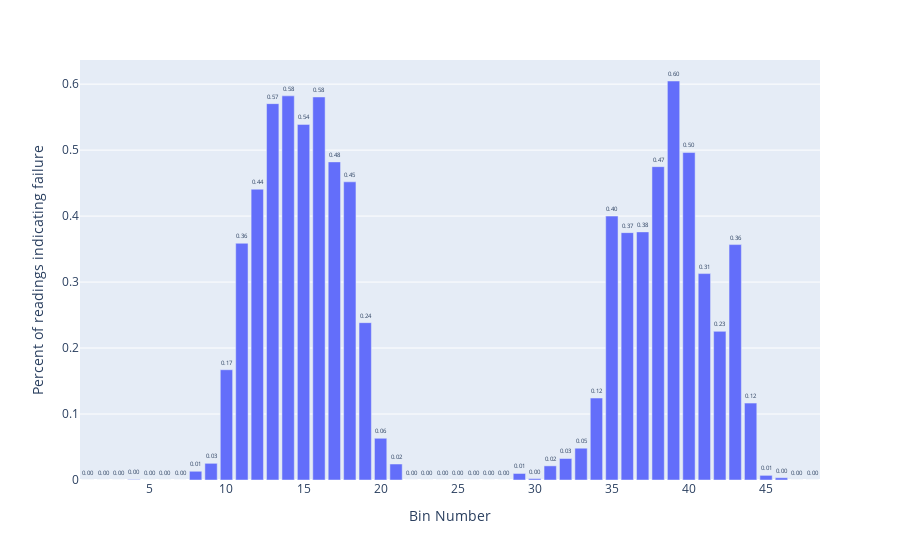

Notebook code for this chart:
### Code cell
percent_flagged_figures['T11']

### Figure 1 — Plotly figure (JSON) as saved in the notebook; plotly's stock layout.template omitted (floating-point values rounded to 4 significant figures)
{"data": [{"alignmentgroup": "True", "cliponaxis": false, "hovertemplate": "Bin Number=%{x}<br>Percent of readings indicating failure=%{y}<br>text=%{text}<extra></extra>", "legendgroup": "", "marker": {"color": "#636efa", "pattern": {"shape": ""}}, "name": "", "offsetgroup": "", "orientation": "v", "showlegend": false, "text": ["0.00", "0.00", "0.00", "0.00", "0.00", "0.00", "0.00", "0.01", "0.03", "0.17", "0.36", "0.44", "0.57", "0.58", "0.54", "0.58", "0.48", "0.45", "0.24", "0.06", "0.02", "0.00", "0.00", "0.00", "0.00", "0.00", "0.00", "0.00", "0.01", "0.00", "0.02", "0.03", "0.05", "0.12", "0.40", "0.37", "0.38", "0.47", "0.60", "0.50", "0.31", "0.23", "0.36", "0.12", "0.01", "0.00", "0.00", "0.00"], "textposition": "outside", "type": "bar", "x": [1, 2, 3, 4, 5, 6, 7, 8, 9, 10, 11, 12, 13, 14, 15, 16, 17, 18, 19, 20, 21, 22, 23, 24, 25, 26, 27, 28, 29, 30, 31, 32, 33, 34, 35, 36, 37, 38, 39, 40, 41, 42, 43, 44, 45, 46, 47, 48], "xaxis": "x", "y": [0, 0, 0, 0.0007283, 0, 0, 0, 0.01323, 0.02528, 0.1671, 0.3588, 0.4407, 0.5704, 0.5822, 0.539, 0.5805, 0.4822, 0.4519, 0.2385, 0.06325, 0.02424, 0, 0, 0, 0, 0, 0, 0, 0.009894, 0.00212, 0.02143, 0.03257, 0.04817, 0.1242, 0.4, 0.3749, 0.3761, 0.4749, 0.6047, 0.4963, 0.3129, 0.2253, 0.3568, 0.1166, 0.007034, 0.003448, 0, 0], "yaxis": "y"}], "layout": {"barmode": "relative", "legend": {"tracegroupgap": 0}, "margin": {"t": 60}, "xaxis": {"anchor": "y", "domain": [0, 1], "title": {"text": "Bin Number"}}, "yaxis": {"anchor": "x", "domain": [0, 1], "title": {"text": "Percent of readings indicating failure"}}}}
